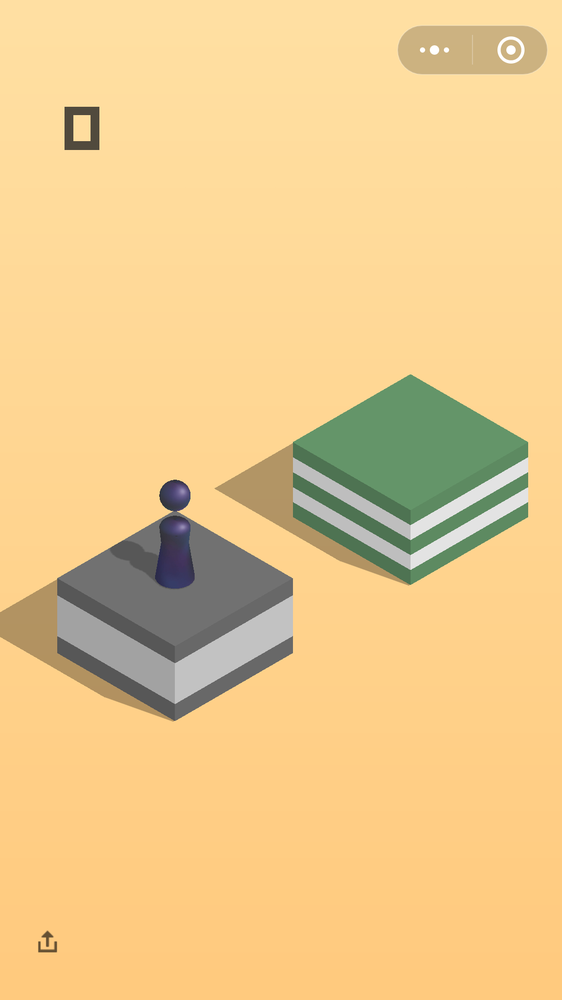
#> input picture TeachCode代码教学区/CH3_图像采集与样本标注/label/2018-02-02-10-33-50-784399.png, 562 x 1000 px, shrunk from 1080 x 1920 before the run; its folder holds only this picture in this run
$ python test_extract_back.py   (older library calls are emulated)
#> lines starting #> are read from the running program, lines starting #| are printed output that depends on the picture; after the words box and inside, x2 and y2 are one past the last pixel; in counts of white or black regions, pixels touching at a corner belong together
### TeachCode代码教学区/CH4_ROI颜色统计与图像二值化/extract_back.py
'''
    提取跳一跳背景
    基于一个前提 峰值处于背景所在的分布内
'''
import cv2
import numpy as np
from FGVisonUtil import FGVisionUtil as vutils

# [105 lines left out: functions fitBGRBValue, findCurveBoundary, getMaxCurveBoundary, getBackBGRBoundary, getBackBinImg, getShadowBinImg, not called in this run]

def getChessBinImg(img):
    '''
        获取棋子的二值化图像。
        颜色阈值是之前我们在CH4.2中统计得到的。
    '''
    # 阈值下界
    lowerb = (50, 36, 36)
    # 阈值上界
    upperb = (104, 80, 80)
    mask = cv2.inRange(img, lowerb, upperb)
    # 闭运算， 去除棋子头部的黑洞
    mask = cv2.morphologyEx(mask, cv2.MORPH_CLOSE, np.ones((9,9)), iterations=6)
    return mask

# [24 lines left out: function getBoxBinImg, not called in this run]

def getChessFootPosi(img):
    MIN_CHESS_WIDTH = 65
    MAX_CHESS_WIDTH = 80

    MIN_CHESS_HEIGHT = 200
    MAX_CHESS_HEIGHT = 230


    chess_mask = getChessBinImg(img)
    image, contours, hier = cv2.findContours(chess_mask, cv2.RETR_TREE, cv2.CHAIN_APPROX_SIMPLE)
    contours = vutils.contours_filter(contours, minHeight=MIN_CHESS_HEIGHT, maxHeight=MAX_CHESS_HEIGHT, minWidth=MIN_CHESS_WIDTH, maxWidth=MAX_CHESS_WIDTH)
    rects = []
    for c in contours:
        (x, y, w, h)= cv2.boundingRect(c)

        rects.append((x,y,w,h))

    return rects,contours

# [24 lines that do not run on import are left out]

### TeachCode代码教学区/CH4_ROI颜色统计与图像二值化/FGVisonUtil.py
# -*- coding: utf-8 -*-
import cv2
import numpy as np

import matplotlib.pyplot as plt
import math

class FGVisionUtil:
    '''
        凡哥的机器视觉工具箱

    '''


    # [100 lines left out: functions cal_rgb_margin, cal_single_margin, draw_gray_hist, draw_rgb_hist, justify_rgb_value, not called in this run]

    @staticmethod
    def contours_filter(contours, minWidth=None, maxWidth=None, minHeight=None, maxHeight=None, minArea=None):
        '''
            contours筛选器
        '''
        newCntList = []

        for cnt in contours:

            rect = cv2.minAreaRect(cnt)       # 获取最小矩形区域
            area = cv2.contourArea(cnt)       # 获取contour的面积

            # print(rect)
            width = int(rect[1][0])
            height = int(rect[1][1])

            if minWidth is not None and width < minWidth:
                continue
            if maxWidth is not None and width > maxWidth:
                continue
            if minHeight is not None and height < minHeight:
                continue
            if maxHeight is not None  and height > maxHeight:
                continue
            if minArea is not None and area < minArea:
                continue

            newCntList.append(cnt)
        return newCntList


    # [32 lines left out: functions isPointInRectangle, printImgInfo, cal_distance, not called in this run]

### TeachCode代码教学区/CH4_ROI颜色统计与图像二值化/test_extract_back.py
from extract_back import *
from glob import glob
import cv2
import numpy as np


# 获取图片列表
img_path_list = glob('/home/scorpion/Desktop/FGJumperMaster/samples/label/*.png')
# 生成迭代器
img_path_iter = iter(img_path_list)

def getImgName(img_path):
    '''
        从路径名称中提取文件名
    '''
    # 'samples/unlabel/2018-01-25-22-19-42.png' ->  '2018-01-25-22-19-42.png'
    return img_path.split('/')[-1]

def nextImg(img_path_iter):
    '''
        使用迭代器， 遍历数组
    '''
    try:
        # 迭代器 下一个路径
        img_path = next(img_path_iter)

        img = cv2.imread(img_path)
#> img is the input picture: shape (1000, 562, 3); mean B, G, R 140.4, 201.7, 236.4
        if img is None:
            print('END')
            exit()

        # [6 lines of commented-out code are left out]
        chess_mask = getChessBinImg(img)
#> in getChessBinImg, `mask = cv2.inRange(img, lowerb, upperb)`:
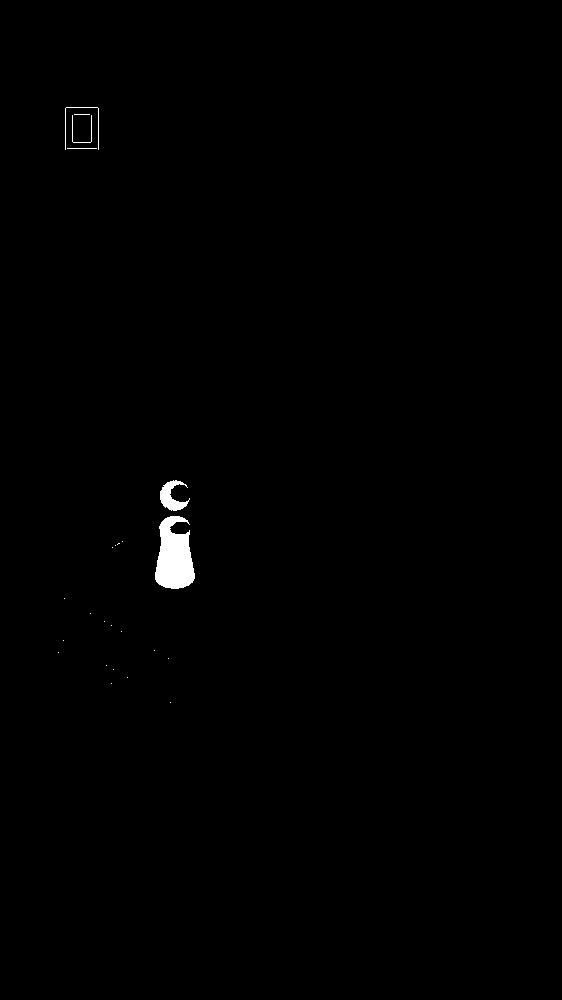
#> mask: shape (1000, 562); 0.49% white; 24 white regions (19 under 20 px), largest, box (x1, y1, x2, y2) and area: (155, 516, 195, 589) 2073, (160, 480, 190, 511) 452, (65, 107, 99, 150) 116, (72, 115, 92, 143) 72, (67, 148, 97, 149) 30
#> in getChessBinImg, `mask = cv2.morphologyEx(mask, cv2.MORPH_CLOSE, np.ones((9,9)), iterati..`:
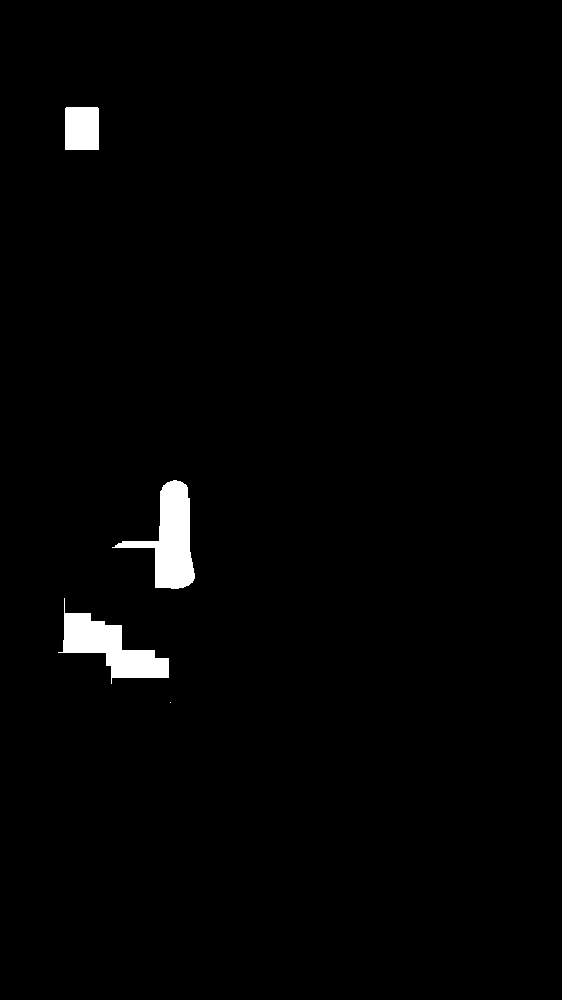
#> mask: shape (1000, 562); 1.6% white; 4 white regions (1 under 20 px), largest, box (x1, y1, x2, y2) and area: (112, 480, 195, 589) 3727, (58, 598, 169, 684) 3587, (65, 107, 99, 150) 1460


        chess_mask = cv2.cvtColor(chess_mask, cv2.COLOR_GRAY2BGR)
#> chess_mask: shape (1000, 562, 3); 1.6% white; 4 white regions (1 under 20 px)
        rects,contours = getChessFootPosi(img)
#> in getChessFootPosi, `image, contours, hier = cv2.findContours(chess_mask, cv2.RETR_TREE, cv..`: contours = 4 contours, 1 with area under 20; largest, box (x1, y1, x2, y2) and area: (112, 480, 195, 589) 3554, (58, 598, 169, 684) 3396, (65, 107, 99, 150) 1385
#> the loop in contours_filter, `for cnt in contours: ` made 4 passes
#> (rect, area, width, height) on passes 2 to 4: (((108.8, 649.8), (55.11, 129.7), -59.68), 3396, 55, 129), (((173.5, 538.4), (98.6, 84.02), -50.56), 3554, 98, 84), (((81.5, 128), (42, 33), -90), 1385, 41, 32)
#> after the loop in contours_filter, `for cnt in contours:`: newCntList = []
#> rects = []; contours = []


        for rect in rects:
            (x, y, w, h) = rect
            cv2.rectangle(chess_mask, (x, y), (x+w, y+h), (0, 255, 0), 5)
#> this loop made 0 passes

        cv2.drawContours(chess_mask, contours, -1, (0,0,255), 3)

        cv2.imwrite('./test_chess/'+getImgName(img_path), chess_mask)


        # [5 lines of commented-out code are left out]

        return True
    except StopIteration:
        print("遍历结束")
        return False


while nextImg(img_path_iter):
    pass
